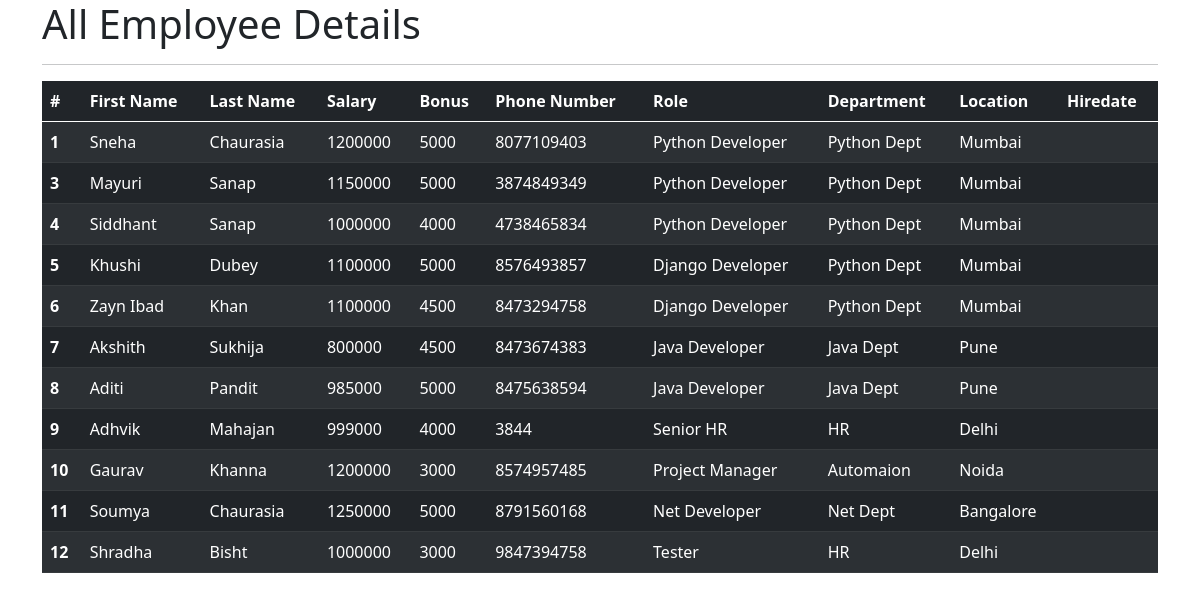
The app's page /all_emp with its own data.
### emp_app/models.py (models this page shows, shortened)
class Employee(models.Model):
    first_name = models.CharField(max_length=30, null=False)
    last_name = models.CharField(max_length=30)
    dept = models.ForeignKey(Department, on_delete=models.CASCADE)
    salary = models.IntegerField(default=0)
    bonus = models.IntegerField(default=0)
    role = models.ForeignKey(Role, on_delete=models.CASCADE)
    phone = models.IntegerField(default=0)
    hire_date = models.DateField()
    def __str__(self):
        return "%s %s %s " %(self.first_name, self.last_name, self.phone)

class Role(models.Model):
    name = models.CharField(max_length=100, null=False)

class Department(models.Model):
    name = models.CharField(max_length=100, null=False)
    location = models.CharField(max_length=100)

### emp_app/views.py (the view)
# urls.py: path('all_emp', views.all_emp, name='all_emp'),
def all_emp(request):
    emps = Employee.objects.all()
    context = {
        'emps': emps,
    }
    print(context)
    return render(request, 'view_all_emp.html', context)

### emp_app/templates/view_all_emp.html (shortened to what this page needs)
<!DOCTYPE html>
<html lang="en">
    <head>
    <link href="https://cdn.jsdelivr.net/npm/bootstrap@5.0.2/dist/css/bootstrap.min.css" rel="stylesheet">
</head>
<body>
<div class="container">
    <h1>All Employee Details</h1>
    <hr>
    <table class="table table-dark table-striped">
        <thead>
            <tr>
                <th scope="col">#</th>
                <th scope="col">First Name</th>
                <th scope="col">Last Name</th>
                <th scope="col">Salary</th>
                <th scope="col">Bonus</th>
                <th scope="col">Phone Number</th>
                <th scope="col">Role</th>
                <th scope="col">Department</th>
                <th scope="col">Location</th>
                <th scope="col">Hiredate</th>
            </tr>
        </thead>
        <tbody>
            {% for emp in emps %}
            <tr>
                <th scope="row">{{ emp.id }}</th>
                <td>{{ emp.first_name }}</td>
                <td>{{ emp.last_name }}</td>
                <td>{{ emp.salary }}</td>
                <td>{{ emp.bonus }}</td>
                <td>{{ emp.phone }}</td>
                <td>{{ emp.role.name }}</td>
                <td>{{ emp.dept.name }}</td>
                <td>{{ emp.dept.location }}</td>
                <td>{{ emp.hiredate }}</td>
            </tr>
            {% endfor %}
        </tbody>
    </table>
</div>
</body>
</html>

### records on screen
Employee: id "1", first_name "Sneha", last_name "Chaurasia", salary "1200000", bonus "5000", phone "8077109403", role.name "Python Developer", dept.name "Python Dept", dept.location "Mumbai"
Employee: id "3", first_name "Mayuri", last_name "Sanap", salary "1150000", bonus "5000", phone "3874849349", role.name "Python Developer", dept.name "Python Dept", dept.location "Mumbai"
Employee: id "4", first_name "Siddhant", last_name "Sanap", salary "1000000", bonus "4000", phone "4738465834", role.name "Python Developer", dept.name "Python Dept", dept.location "Mumbai"
Employee: id "5", first_name "Khushi", last_name "Dubey", salary "1100000", bonus "5000", phone "8576493857", role.name "Django Developer", dept.name "Python Dept", dept.location "Mumbai"
Employee: id "6", first_name "Zayn Ibad", last_name "Khan", salary "1100000", bonus "4500", phone "8473294758", role.name "Django Developer", dept.name "Python Dept", dept.location "Mumbai"
Employee: id "7", first_name "Akshith", last_name "Sukhija", salary "800000", bonus "4500", phone "8473674383", role.name "Java Developer", dept.name "Java Dept", dept.location "Pune"
Employee: id "8", first_name "Aditi", last_name "Pandit", salary "985000", bonus "5000", phone "8475638594", role.name "Java Developer", dept.name "Java Dept", dept.location "Pune"
Employee: id "9", first_name "Adhvik", last_name "Mahajan", salary "999000", bonus "4000", phone "3844", role.name "Senior HR", dept.name "HR", dept.location "Delhi"
Employee: id "10", first_name "Gaurav", last_name "Khanna", salary "1200000", bonus "3000", phone "8574957485", role.name "Project Manager", dept.name "Automaion", dept.location "Noida"
Employee: id "11", first_name "Soumya", last_name "Chaurasia", salary "1250000", bonus "5000", phone "8791560168", role.name "Net Developer", dept.name "Net Dept", dept.location "Bangalore"
Employee: id "12", first_name "Shradha", last_name "Bisht", salary "1000000", bonus "3000", phone "9847394758", role.name "Tester", dept.name "HR", dept.location "Delhi"
